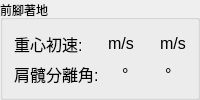
                <widget class="QGroupBox" name="groupBox_8">
                 <property name="title">
                  <string>前腳著地</string>
                 </property>
                 <layout class="QGridLayout" name="gridLayout_25">
                  <item row="0" column="0">
                   <layout class="QGridLayout" name="gridLayout_20">
                    <item row="1" column="0">
                     <layout class="QHBoxLayout" name="horizontalLayout_18" stretch="4,1,2,1,2">
                      <item>
                       <widget class="QLabel" name="centerGravity">
                        <property name="font">
                         <font>
                          <pointsize>12</pointsize>
                         </font>
                        </property>
                        <property name="text">
                         <string>重心初速:</string>
                        </property>
                       </widget>
                      </item>
                      <item>
                       <widget class="QLabel" name="centerGravityLabel1_2">
                        <property name="font">
                         <font>
                          <pointsize>12</pointsize>
                         </font>
                        </property>
                        <property name="text">
                         <string/>
                        </property>
                        <property name="alignment">
                         <set>Qt::AlignRight|Qt::AlignTrailing|Qt::AlignVCenter</set>
                        </property>
                       </widget>
                      </item>
                      <item>
                       <widget class="QLabel" name="space">
                        <property name="font">
                         <font>
                          <pointsize>12</pointsize>
                         </font>
                        </property>
                        <property name="text">
                         <string>m/s</string>
                        </property>
                       </widget>
                      </item>
                      <item>
                       <widget class="QLabel" name="centerGravityLabel2_2">
                        <property name="font">
                         <font>
                          <pointsize>12</pointsize>
                         </font>
                        </property>
                        <property name="text">
                         <string/>
                        </property>
                        <property name="alignment">
                         <set>Qt::AlignRight|Qt::AlignTrailing|Qt::AlignVCenter</set>
                        </property>
                       </widget>
                      </item>
                      <item>
                       <widget class="QLabel" name="space_5">
                        <property name="font">
                         <font>
                          <pointsize>12</pointsize>
                         </font>
                        </property>
                        <property name="text">
                         <string>m/s</string>
                        </property>
                       </widget>
                      </item>
                     </layout>
                    </item>
                    <item row="2" column="0">
                     <layout class="QHBoxLayout" name="horizontalLayout_19" stretch="4,1,2,1,2">
                      <item>
                       <widget class="QLabel" name="hipShoulderLabel">
                        <property name="font">
                         <font>
                          <pointsize>12</pointsize>
                         </font>
                        </property>
                        <property name="text">
                         <string>肩髖分離角:</string>
                        </property>
                       </widget>
                      </item>
                      <item>
                       <widget class="QLabel" name="hipShoulderEditLabel1_2">
                        <property name="font">
                         <font>
                          <pointsize>12</pointsize>
                         </font>
                        </property>
                        <property name="text">
                         <string/>
                        </property>
                        <property name="alignment">
                         <set>Qt::AlignRight|Qt::AlignTrailing|Qt::AlignVCenter</set>
                        </property>
                       </widget>
                      </item>
                      <item>
                       <widget class="QLabel" name="space_3">
                        <property name="font">
                         <font>
                          <pointsize>12</pointsize>
                         </font>
                        </property>
                        <property name="text">
                         <string>°</string>
                        </property>
                       </widget>
                      </item>
                      <item>
                       <widget class="QLabel" name="hipShoulderEditLabel2_2">
                        <property name="font">
                         <font>
                          <pointsize>12</pointsize>
                         </font>
                        </property>
                        <property name="text">
                         <string/>
                        </property>
                        <property name="alignment">
                         <set>Qt::AlignRight|Qt::AlignTrailing|Qt::AlignVCenter</set>
                        </property>
                       </widget>
                      </item>
                      <item>
                       <widget class="QLabel" name="space_7">
                        <property name="font">
                         <font>
                          <pointsize>12</pointsize>
                         </font>
                        </property>
                        <property name="text">
                         <string>°</string>
                        </property>
                       </widget>
                      </item>
                     </layout>
                    </item>
                   </layout>
                  </item>
                 </layout>
                </widget>
